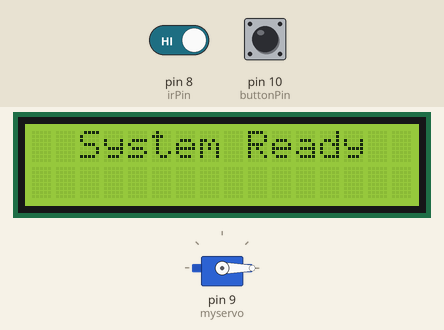
The sketch below on a simulated Arduino Uno, built with avr-gcc and run on an emulated ATmega328P. Shown: servo, 16×2 character LCD. The inputs (shaded band) are chosen by the test bench; at power-on: pin 10 (buttonPin) HIGH, pin 8 (irPin) HIGH.

Above: at 1.2 s.
1.3 s: pin 10 (buttonPin) pulled LOW for 0.15 s
At 1.9 s:
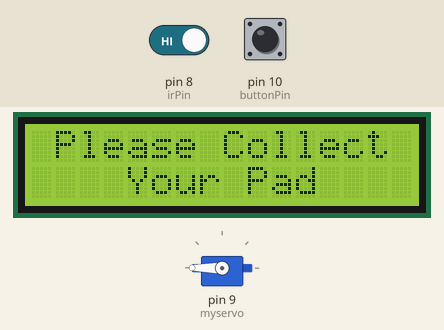
4.4 s: pin 8 (irPin) driven LOW
At 5.2 s:
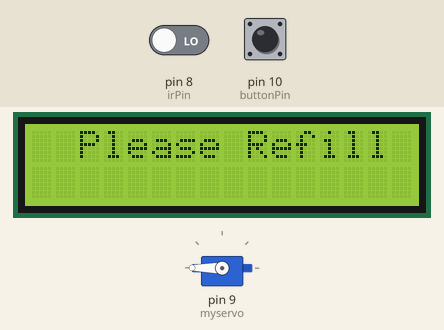
5.9 s: pin 8 (irPin) driven HIGH and pin 10 (buttonPin) driven LOW
At 7.0 s:
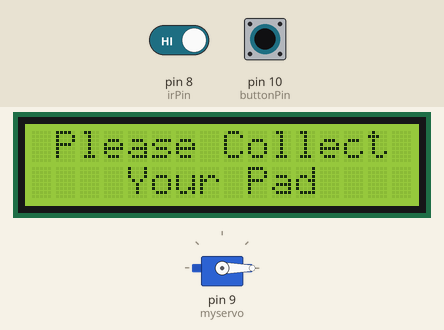
8.9 s: pin 8 (irPin) driven LOW
At 9.8 s:
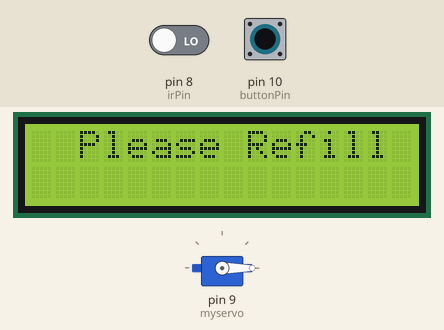
Timing chart, 0 to 11.4 s (numbered marks = the images above; inputs shaded):
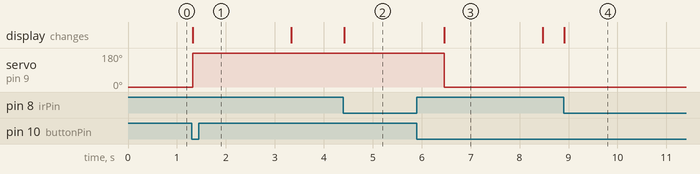

Measured:
- after the input at 1.3 s, servo on pin 9 (myservo): 0° → 180° at once; the display: changes at once (image 1)
- after the input at 4.4 s, the display: changes at once (image 2)
- after the input at 5.9 s, servo on pin 9 (myservo): 180° → 0° after 0.56 s; the display: changes after 0.56 s (image 3)
- after the input at 8.9 s, the display: changes at once (image 4)
- what the display in image 3 shows lasts 2.0 s, from 6.5 s to 8.5 s

The sketch:

code.ino
```cpp
#include <Servo.h>
#include <Wire.h>
#include <LiquidCrystal_I2C.h>

// Create servo object
Servo myservo;

// Define pins
const int buttonPin = 10;  // Button connected to digital pin 10
const int irPin = 8;       // IR sensor connected to digital pin 8
int lastButtonState = HIGH;
bool isAtZero = true;

// Initialize LCD (I2C address 0x27, 16 columns x 2 rows)
LiquidCrystal_I2C lcd(0x27, 16, 2);

void setup() {
  myservo.attach(9);                 // Attach servo to pin 9
  myservo.write(0);                  // Start at 0 degrees
  pinMode(buttonPin, INPUT_PULLUP); // Button with pull-up
  pinMode(irPin, INPUT);            // IR sensor input

  lcd.init();
  lcd.backlight();
  lcd.setCursor(2, 0);
  lcd.print("System Ready");
}

void loop() {
  int irState = digitalRead(irPin);

  // If IR sensor is LOW, show "Please Refill" and halt other operations
  if (irState == LOW) {
    lcd.clear();
    lcd.setCursor(2, 0);
    lcd.print("Please Refill");
    delay(1000); // Delay to prevent flickering
    return; // Skip the rest of the loop
  }

  // If IR is HIGH, continue with normal system behavior
  int buttonState = digitalRead(buttonPin);

  // Handle button press (falling edge)
  if (lastButtonState == HIGH && buttonState == LOW) {
    if (isAtZero) {
      myservo.write(180);
      isAtZero = false;
    } else {
      myservo.write(0);
      isAtZero = true;
    }

    lcd.clear();
    lcd.setCursor(1, 0);
    lcd.print("Please Collect");
    lcd.setCursor(4, 1);
    lcd.print("Your Pad");

    delay(2000); // Show message for 2 seconds

    lcd.clear();
    lcd.setCursor(2, 0);
    lcd.print("System Ready");

    delay(200); // Debounce delay
  }

  lastButtonState = buttonState;
}
```
